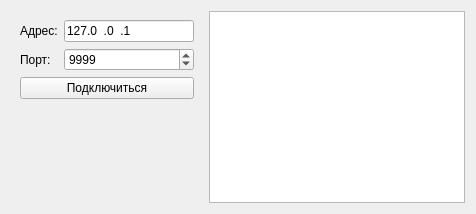
<?xml version="1.0" encoding="UTF-8"?>
<ui version="4.0">
 <class>MainWidget</class>
 <widget class="QWidget" name="MainWidget">
  <property name="geometry">
   <rect>
    <x>0</x>
    <y>0</y>
    <width>472</width>
    <height>210</height>
   </rect>
  </property>
  <property name="sizePolicy">
   <sizepolicy hsizetype="Maximum" vsizetype="Maximum">
    <horstretch>0</horstretch>
    <verstretch>0</verstretch>
   </sizepolicy>
  </property>
  <property name="maximumSize">
   <size>
    <width>4549</width>
    <height>4188</height>
   </size>
  </property>
  <property name="focusPolicy">
   <enum>Qt::NoFocus</enum>
  </property>
  <property name="windowTitle">
   <string>Фонарь</string>
  </property>
  <layout class="QFormLayout" name="formLayout_2">
   <item row="0" column="0">
    <widget class="QWidget" name="widget" native="true">
     <property name="sizePolicy">
      <sizepolicy hsizetype="Preferred" vsizetype="Preferred">
       <horstretch>0</horstretch>
       <verstretch>0</verstretch>
      </sizepolicy>
     </property>
     <property name="minimumSize">
      <size>
       <width>192</width>
       <height>93</height>
      </size>
     </property>
     <layout class="QFormLayout" name="formLayout">
      <item row="0" column="0">
       <widget class="QLabel" name="addressLabel">
        <property name="text">
         <string>Адрес:</string>
        </property>
       </widget>
      </item>
      <item row="0" column="1">
       <widget class="QLineEdit" name="addressLineEdit">
        <property name="inputMask">
         <string>999.999.999.999; </string>
        </property>
        <property name="text">
         <string>127.0.0.1</string>
        </property>
       </widget>
      </item>
      <item row="1" column="0">
       <widget class="QLabel" name="portLabel">
        <property name="text">
         <string>Порт:</string>
        </property>
       </widget>
      </item>
      <item row="1" column="1">
       <widget class="QSpinBox" name="portSpinBox">
        <property name="minimum">
         <number>1</number>
        </property>
        <property name="maximum">
         <number>65535</number>
        </property>
        <property name="value">
         <number>9999</number>
        </property>
       </widget>
      </item>
      <item row="2" column="0" colspan="2">
       <widget class="QPushButton" name="connectPushButton">
        <property name="text">
         <string>Подключиться</string>
        </property>
       </widget>
      </item>
     </layout>
    </widget>
   </item>
   <item row="0" column="1">
    <widget class="QGraphicsView" name="graphicsView">
     <property name="sizePolicy">
      <sizepolicy hsizetype="Fixed" vsizetype="Fixed">
       <horstretch>0</horstretch>
       <verstretch>0</verstretch>
      </sizepolicy>
     </property>
     <property name="minimumSize">
      <size>
       <width>0</width>
       <height>0</height>
      </size>
     </property>
     <property name="maximumSize">
      <size>
       <width>330</width>
       <height>326</height>
      </size>
     </property>
    </widget>
   </item>
  </layout>
 </widget>
 <resources/>
 <connections/>
</ui>
